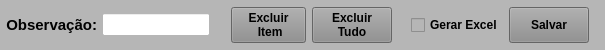
     <widget class="QWidget" name="widget_Cor8" native="true">
      <property name="sizePolicy">
       <sizepolicy hsizetype="Preferred" vsizetype="Fixed">
        <horstretch>0</horstretch>
        <verstretch>0</verstretch>
       </sizepolicy>
      </property>
      <property name="minimumSize">
       <size>
        <width>0</width>
        <height>50</height>
       </size>
      </property>
      <property name="maximumSize">
       <size>
        <width>16777215</width>
        <height>50</height>
       </size>
      </property>
      <property name="styleSheet">
       <string notr="true">background-color: rgb(182, 182, 182);</string>
      </property>
      <layout class="QHBoxLayout" name="horizontalLayout_21">
       <property name="spacing">
        <number>1</number>
       </property>
       <property name="leftMargin">
        <number>1</number>
       </property>
       <property name="topMargin">
        <number>1</number>
       </property>
       <property name="rightMargin">
        <number>1</number>
       </property>
       <property name="bottomMargin">
        <number>1</number>
       </property>
       <item>
        <widget class="QWidget" name="widget_24" native="true">
         <property name="maximumSize">
          <size>
           <width>16777215</width>
           <height>33</height>
          </size>
         </property>
         <property name="styleSheet">
          <string notr="true"/>
         </property>
         <layout class="QHBoxLayout" name="horizontalLayout_23">
          <property name="spacing">
           <number>5</number>
          </property>
          <property name="leftMargin">
           <number>5</number>
          </property>
          <property name="topMargin">
           <number>5</number>
          </property>
          <property name="rightMargin">
           <number>5</number>
          </property>
          <property name="bottomMargin">
           <number>5</number>
          </property>
          <item>
           <widget class="QLabel" name="label_28">
            <property name="sizePolicy">
             <sizepolicy hsizetype="Fixed" vsizetype="Preferred">
              <horstretch>0</horstretch>
              <verstretch>0</verstretch>
             </sizepolicy>
            </property>
            <property name="minimumSize">
             <size>
              <width>0</width>
              <height>0</height>
             </size>
            </property>
            <property name="maximumSize">
             <size>
              <width>101</width>
              <height>16777215</height>
             </size>
            </property>
            <property name="font">
             <font>
              <pointsize>11</pointsize>
              <weight>75</weight>
              <bold>true</bold>
             </font>
            </property>
            <property name="text">
             <string>Observação:</string>
            </property>
            <property name="alignment">
             <set>Qt::AlignRight|Qt::AlignTrailing|Qt::AlignVCenter</set>
            </property>
           </widget>
          </item>
          <item>
           <widget class="QLineEdit" name="line_Obs">
            <property name="sizePolicy">
             <sizepolicy hsizetype="Preferred" vsizetype="Preferred">
              <horstretch>0</horstretch>
              <verstretch>0</verstretch>
             </sizepolicy>
            </property>
            <property name="minimumSize">
             <size>
              <width>0</width>
              <height>0</height>
             </size>
            </property>
            <property name="maximumSize">
             <size>
              <width>16777215</width>
              <height>16777215</height>
             </size>
            </property>
            <property name="font">
             <font>
              <pointsize>9</pointsize>
             </font>
            </property>
            <property name="cursor">
             <cursorShape>IBeamCursor</cursorShape>
            </property>
            <property name="styleSheet">
             <string notr="true">background-color: rgb(255, 255, 255);</string>
            </property>
            <property name="inputMask">
             <string/>
            </property>
            <property name="text">
             <string/>
            </property>
            <property name="maxLength">
             <number>110</number>
            </property>
            <property name="frame">
             <bool>true</bool>
            </property>
            <property name="echoMode">
             <enum>QLineEdit::Normal</enum>
            </property>
            <property name="alignment">
             <set>Qt::AlignLeading|Qt::AlignLeft|Qt::AlignVCenter</set>
            </property>
           </widget>
          </item>
         </layout>
        </widget>
       </item>
       <item>
        <widget class="QWidget" name="widget_25" native="true">
         <property name="styleSheet">
          <string notr="true"/>
         </property>
         <layout class="QHBoxLayout" name="horizontalLayout_24">
          <property name="spacing">
           <number>6</number>
          </property>
          <property name="leftMargin">
           <number>15</number>
          </property>
          <property name="topMargin">
           <number>6</number>
          </property>
          <property name="rightMargin">
           <number>15</number>
          </property>
          <property name="bottomMargin">
           <number>6</number>
          </property>
          <item>
           <widget class="QPushButton" name="btn_ExcluirItem_Sol">
            <property name="sizePolicy">
             <sizepolicy hsizetype="Fixed" vsizetype="Preferred">
              <horstretch>0</horstretch>
              <verstretch>0</verstretch>
             </sizepolicy>
            </property>
            <property name="maximumSize">
             <size>
              <width>75</width>
              <height>16777215</height>
             </size>
            </property>
            <property name="font">
             <font>
              <pointsize>9</pointsize>
              <weight>75</weight>
              <bold>true</bold>
             </font>
            </property>
            <property name="cursor">
             <cursorShape>PointingHandCursor</cursorShape>
            </property>
            <property name="layoutDirection">
             <enum>Qt::LeftToRight</enum>
            </property>
            <property name="autoFillBackground">
             <bool>false</bool>
            </property>
            <property name="styleSheet">
             <string notr="true">background-color: rgb(141, 141, 141);</string>
            </property>
            <property name="text">
             <string>Excluir 
 Item</string>
            </property>
            <property name="checkable">
             <bool>false</bool>
            </property>
            <property name="autoDefault">
             <bool>false</bool>
            </property>
            <property name="default">
             <bool>false</bool>
            </property>
            <property name="flat">
             <bool>false</bool>
            </property>
           </widget>
          </item>
          <item>
           <widget class="QPushButton" name="btn_ExcluirTudo_Sol">
            <property name="sizePolicy">
             <sizepolicy hsizetype="Fixed" vsizetype="Preferred">
              <horstretch>0</horstretch>
              <verstretch>0</verstretch>
             </sizepolicy>
            </property>
            <property name="maximumSize">
             <size>
              <width>80</width>
              <height>16777215</height>
             </size>
            </property>
            <property name="font">
             <font>
              <pointsize>9</pointsize>
              <weight>75</weight>
              <bold>true</bold>
             </font>
            </property>
            <property name="cursor">
             <cursorShape>PointingHandCursor</cursorShape>
            </property>
            <property name="layoutDirection">
             <enum>Qt::LeftToRight</enum>
            </property>
            <property name="autoFillBackground">
             <bool>false</bool>
            </property>
            <property name="styleSheet">
             <string notr="true">background-color: rgb(141, 141, 141);</string>
            </property>
            <property name="text">
             <string>Excluir
Tudo</string>
            </property>
            <property name="checkable">
             <bool>false</bool>
            </property>
            <property name="autoDefault">
             <bool>false</bool>
            </property>
            <property name="default">
             <bool>false</bool>
            </property>
            <property name="flat">
             <bool>false</bool>
            </property>
           </widget>
          </item>
          <item>
           <widget class="QLabel" name="label_40">
            <property name="text">
             <string/>
            </property>
           </widget>
          </item>
          <item>
           <widget class="QCheckBox" name="check_Excel">
            <property name="sizePolicy">
             <sizepolicy hsizetype="Preferred" vsizetype="Preferred">
              <horstretch>0</horstretch>
              <verstretch>0</verstretch>
             </sizepolicy>
            </property>
            <property name="font">
             <font>
              <pointsize>9</pointsize>
              <weight>75</weight>
              <bold>true</bold>
             </font>
            </property>
            <property name="text">
             <string>Gerar Excel</string>
            </property>
            <property name="checked">
             <bool>false</bool>
            </property>
           </widget>
          </item>
          <item>
           <widget class="QPushButton" name="btn_Salvar">
            <property name="sizePolicy">
             <sizepolicy hsizetype="Fixed" vsizetype="Preferred">
              <horstretch>0</horstretch>
              <verstretch>0</verstretch>
             </sizepolicy>
            </property>
            <property name="maximumSize">
             <size>
              <width>80</width>
              <height>16777215</height>
             </size>
            </property>
            <property name="font">
             <font>
              <pointsize>9</pointsize>
              <weight>75</weight>
              <bold>true</bold>
             </font>
            </property>
            <property name="cursor">
             <cursorShape>PointingHandCursor</cursorShape>
            </property>
            <property name="styleSheet">
             <string notr="true">background-color: rgb(141, 141, 141);</string>
            </property>
            <property name="text">
             <string>Salvar</string>
            </property>
           </widget>
          </item>
         </layout>
        </widget>
       </item>
      </layout>
     </widget>
